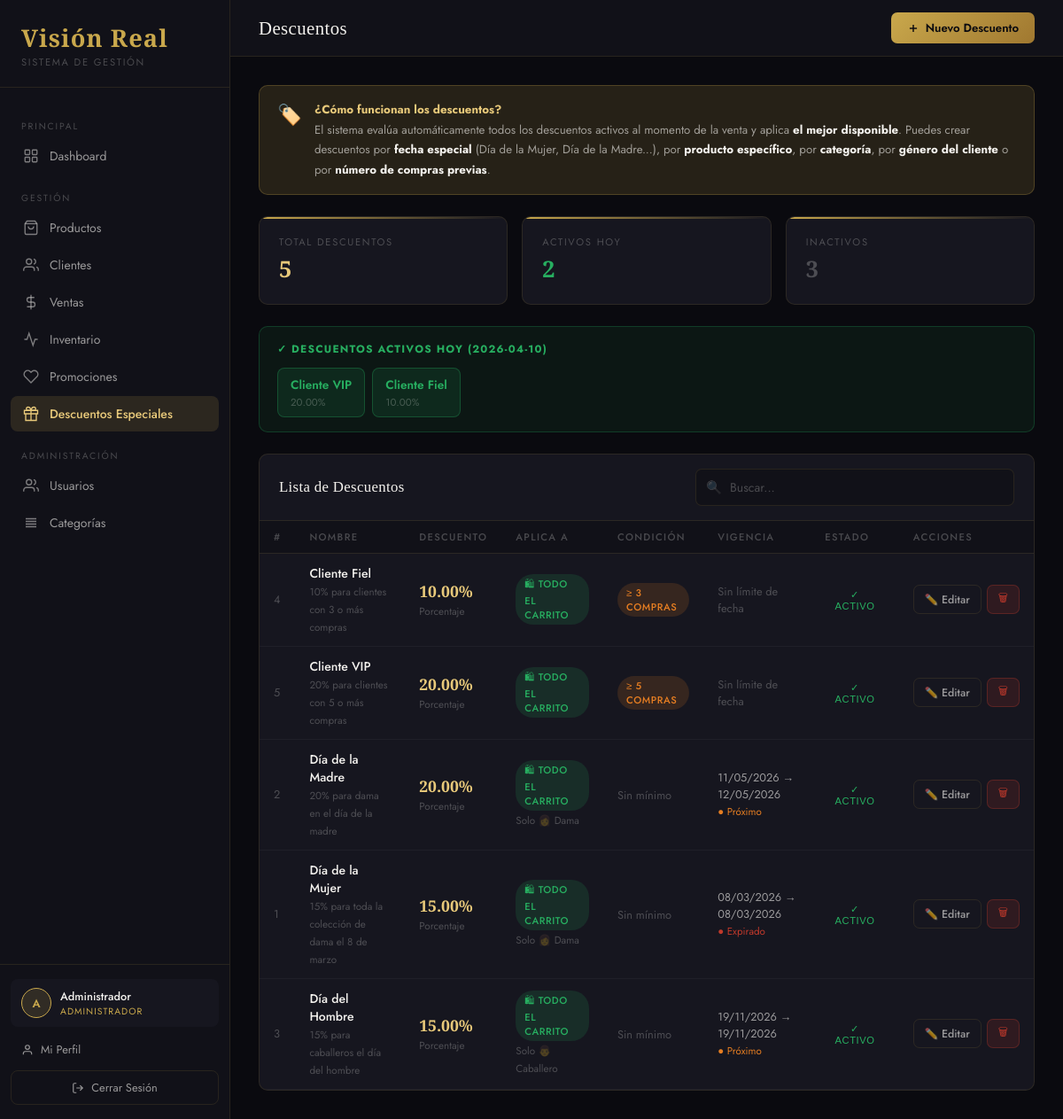
/views/descuentos.php (signed in), run on the app's committed database.
### tables this page shows
CREATE TABLE IF NOT EXISTS descuentos (
    id INT AUTO_INCREMENT PRIMARY KEY,
    nombre VARCHAR(200) NOT NULL,
    descripcion TEXT,
    tipo_descuento ENUM('porcentaje','monto_fijo') NOT NULL DEFAULT 'porcentaje',
    valor DECIMAL(10,2) NOT NULL,
    aplica_categoria_id INT NULL,
    aplica_producto_id  INT NULL,
    aplica_genero ENUM('dama','caballero','todos') DEFAULT 'todos',
    compras_minimas INT DEFAULT 0,
    fecha_inicio DATE NULL,
    fecha_fin    DATE NULL,
    activo TINYINT(1) DEFAULT 1,
    created_at TIMESTAMP DEFAULT CURRENT_TIMESTAMP,
    FOREIGN KEY (aplica_categoria_id) REFERENCES categorias(id) ON DELETE SET NULL,
    FOREIGN KEY (aplica_producto_id)  REFERENCES productos(id)  ON DELETE SET NULL
);

### config/database.php (called while the page is built, shortened)
<?php
class Database {
    private static $instance = null;
    private $connection;
    private function __construct() {
        $this->connection = new mysqli(DB_HOST, DB_USER, DB_PASS, DB_NAME);
        $this->connection->set_charset(DB_CHARSET);
    }
    public static function getInstance() {
        if (self::$instance === null) self::$instance = new Database();
        return self::$instance;
    }
    public function query($sql)     { return $this->connection->query($sql); }
    public function prepare($sql)   { return $this->connection->prepare($sql); }
}
?>

### models/Descuento.php (called while the page is built, shortened)
<?php
require_once __DIR__ . '/../config/database.php';
class Descuento {
    private $db;
    public function __construct() {
        $this->db = Database::getInstance();
        $this->inicializar();
    }
    private function inicializar() {
        $this->db->query("CREATE TABLE IF NOT EXISTS descuentos (
            id INT AUTO_INCREMENT PRIMARY KEY,
            nombre VARCHAR(200) NOT NULL,
            descripcion TEXT,
            tipo_descuento ENUM('porcentaje','monto_fijo') NOT NULL DEFAULT 'porcentaje',
            valor DECIMAL(10,2) NOT NULL,
            aplica_categoria_id INT NULL,
            aplica_producto_id  INT NULL,
            aplica_genero ENUM('dama','caballero','todos') DEFAULT 'todos',
            compras_minimas INT DEFAULT 0,
            fecha_inicio DATE NULL,
            fecha_fin    DATE NULL,
            activo TINYINT(1) DEFAULT 1,
            created_at TIMESTAMP DEFAULT CURRENT_TIMESTAMP
        ) ENGINE=InnoDB");
        $r = $this->db->query("SHOW COLUMNS FROM ventas LIKE 'descuento_id'");
    }
    public function getAll() {
        $r = $this->db->query("SELECT d.*, c.nombre as cat_nombre, p.nombre as prod_nombre
            FROM descuentos d
            LEFT JOIN categorias c ON d.aplica_categoria_id=c.id
            LEFT JOIN productos  p ON d.aplica_producto_id=p.id
            ORDER BY d.activo DESC, d.nombre");
        $a=[]; while($row=$r->fetch_assoc()) $a[]=$row; return $a;
    }
    public function getActivos() {
        $hoy = date('Y-m-d');
        $s = $this->db->prepare(
            "SELECT d.*, c.nombre as cat_nombre, p.nombre as prod_nombre
            FROM descuentos d
            LEFT JOIN categorias c ON d.aplica_categoria_id=c.id
            LEFT JOIN productos  p ON d.aplica_producto_id=p.id
            WHERE d.activo=1
              AND (d.fecha_inicio IS NULL OR d.fecha_inicio<=?)
              AND (d.fecha_fin   IS NULL OR d.fecha_fin  >=?)
            ORDER BY d.valor DESC"
        );
        $s->bind_param("ss", $hoy, $hoy);
        $s->execute();
        $r = $s->get_result();
        $a=[]; while($row=$r->fetch_assoc()) $a[]=$row; return $a;
    }
}
?>

### views/descuentos.php (the view, shortened to what this page needs)
<?php
require_once __DIR__ . '/../models/Descuento.php';
$dm = new Descuento();
$descuentos = $dm->getAll();
$activos    = $dm->getActivos();
$hoy        = date('Y-m-d');
include __DIR__ . '/partials/head.php';
?>
<div class="layout">
<?php include __DIR__ . '/partials/sidebar.php'; ?>
<div class="main">
  <header class="topbar">
    <div class="topbar-left">
      <h1 class="page-title">Descuentos</h1>
    </div>
    <div class="topbar-right">
      <button class="btn btn-primary" onclick="abrirNuevo()">
        <svg width="14" height="14" viewBox="0 0 24 24" fill="none" stroke="currentColor" stroke-width="2.5"><line x1="12" y1="5" x2="12" y2="19"/><line x1="5" y1="12" x2="19" y2="12"/></svg>
        Nuevo Descuento
      </button>
    </div>
  </header>
  <div class="content">
    <div style="background:var(--gold-dim);border:1px solid rgba(201,168,76,0.25);border-radius:10px;padding:16px 20px;margin-bottom:24px;display:flex;gap:14px;align-items:flex-start">
      <span style="font-size:1.4rem">🏷️</span>
      <div style="font-size:.83rem;color:var(--white-dim);line-height:1.7">
        <strong style="color:var(--gold-light)">¿Cómo funcionan los descuentos?</strong><br>
        El sistema evalúa automáticamente todos los descuentos activos al momento de la venta y aplica <strong style="color:var(--white)">el mejor disponible</strong>.
        Puedes crear descuentos por <strong style="color:var(--white)">fecha especial</strong> (Día de la Mujer, Día de la Madre...),
        por <strong style="color:var(--white)">producto específico</strong>, por <strong style="color:var(--white)">categoría</strong>,
        por <strong style="color:var(--white)">género del cliente</strong> o por <strong style="color:var(--white)">número de compras previas</strong>.
      </div>
    </div>
    <div class="stats-grid" style="grid-template-columns:repeat(3,1fr);margin-bottom:24px">
      <div class="stat-card"><div class="stat-label">Total Descuentos</div><div class="stat-value" style="font-size:1.6rem"><?=count($descuentos)?></div></div>
      <div class="stat-card"><div class="stat-label">Activos Hoy</div><div class="stat-value" style="font-size:1.6rem;color:var(--success)"><?=count($activos)?></div></div>
      <div class="stat-card"><div class="stat-label">Inactivos</div><div class="stat-value" style="font-size:1.6rem;color:var(--white-muted)"><?=count($descuentos)-count($activos)?></div></div>
    </div>
    <?php if(!empty($activos)): ?>
    <div style="background:rgba(39,174,96,0.08);border:1px solid rgba(39,174,96,0.25);border-radius:10px;padding:16px 20px;margin-bottom:24px">
      <div style="font-size:.75rem;text-transform:uppercase;letter-spacing:.1em;color:var(--success);font-weight:700;margin-bottom:12px">✓ Descuentos activos hoy (<?=$hoy?>)</div>
      <div style="display:flex;flex-wrap:wrap;gap:8px">
        <?php foreach($activos as $a): ?>
        <div style="background:rgba(39,174,96,0.12);border:1px solid rgba(39,174,96,0.3);border-radius:8px;padding:8px 14px">
          <div style="font-size:.85rem;font-weight:600;color:var(--success)"><?=htmlspecialchars($a['nombre'])?></div>
          <div style="font-size:.72rem;color:var(--white-muted);margin-top:2px">
            <?=$a['tipo_descuento']==='porcentaje'?$a['valor'].'%':'$'.number_format($a['valor'],0,',','.')?>
          </div>
        </div>
        <?php endforeach; ?>
      </div>
    </div>
    <?php endif; ?>
    <div class="card">
      <div class="card-header">
        <span class="card-title">Lista de Descuentos</span>
        <div class="search-input-wrap"><span class="search-icon">🔍</span><input type="text" id="buscador" placeholder="Buscar..." oninput="filtrar(this.value)"></div>
      </div>
      <div class="table-wrap">
        <table id="tbl">
          <thead>
            <tr><th>#</th><th>Nombre</th><th>Descuento</th><th>Aplica a</th><th>Condición</th><th>Vigencia</th><th>Estado</th><th>Acciones</th></tr>
          </thead>
          <tbody>
            <?php if(empty($descuentos)): ?>
            <tr><td colspan="8" class="table-empty">No hay descuentos creados</td></tr>
            <?php else: foreach($descuentos as $d):
              $vigente = $d['activo'] &&
                ($d['fecha_inicio']===null || $d['fecha_inicio']<=$hoy) &&
                ($d['fecha_fin']===null   || $d['fecha_fin']>=$hoy);
            ?>
            <tr>
              <td style="color:var(--white-muted);font-size:.8rem"><?=$d['id']?></td>
              <td>
                <strong><?=htmlspecialchars($d['nombre'])?></strong>
                <?php if($d['descripcion']): ?>
                <br><small style="color:var(--white-muted)"><?=htmlspecialchars(substr($d['descripcion'],0,50))?></small>
                <?php endif;?>
              </td>
              <td>
                <span style="font-family:var(--font-display);font-size:1.1rem;font-weight:700;color:var(--gold-light)">
                  <?=$d['tipo_descuento']==='porcentaje'?$d['valor'].'%':'$'.number_format($d['valor'],0,',','.')?>
                </span>
                <br><small style="color:var(--white-muted)"><?=$d['tipo_descuento']==='porcentaje'?'Porcentaje':'Monto fijo'?></small>
              </td>
              <td>
                <?php if($d['prod_nombre']): ?>
                  <span class="badge badge-info">📦 <?=htmlspecialchars($d['prod_nombre'])?></span>
                <?php elseif($d['cat_nombre']): ?>
                  <span class="badge badge-info">🏷 <?=htmlspecialchars($d['cat_nombre'])?></span>
                <?php else: ?>
                  <span class="badge badge-success">🛍 Todo el carrito</span>
                <?php endif;?>
                <?php if($d['aplica_genero']!=='todos'): ?>
                  <br><small style="color:var(--white-muted)">Solo <?=$d['aplica_genero']==='dama'?'👩 Dama':'👨 Caballero'?></small>
                <?php endif;?>
              </td>
              <td>
                <?php if($d['compras_minimas']>0): ?>
                  <span class="badge badge-warning">≥ <?=$d['compras_minimas']?> compras</span>
                <?php else: ?>
                  <span style="color:var(--white-muted);font-size:.8rem">Sin mínimo</span>
                <?php endif;?>
              </td>
              <td style="font-size:.8rem">
                <?php if($d['fecha_inicio']||$d['fecha_fin']): ?>
                  <?=($d['fecha_inicio']?date('d/m/Y',strtotime($d['fecha_inicio'])):'∞')?> →
                  <?=($d['fecha_fin']?date('d/m/Y',strtotime($d['fecha_fin'])):'∞')?>
                  <?php if($vigente&&$d['fecha_inicio']&&$d['fecha_fin']): ?>
                    <br><span style="color:var(--success);font-size:.72rem">● Vigente hoy</span>
                  <?php elseif($d['fecha_fin']&&$d['fecha_fin']<$hoy): ?>
                    <br><span style="color:var(--danger);font-size:.72rem">● Expirado</span>
                  <?php elseif($d['fecha_inicio']&&$d['fecha_inicio']>$hoy): ?>
                    <br><span style="color:var(--warning);font-size:.72rem">● Próximo</span>
                  <?php endif;?>
                <?php else: ?>
                  <span style="color:var(--white-muted)">Sin límite de fecha</span>
                <?php endif;?>
              </td>
              <td>
                <form method="POST" style="display:inline">
                  <button type="submit" class="badge <?=$d['activo']?'badge-success':'badge-danger'?>" style="cursor:pointer;border:none;background:inherit;padding:4px 10px">
                    <?=$d['activo']?'✓ Activo':'✕ Inactivo'?>
                  </button>
                </form>
              </td>
              <td>
                <div style="display:flex;gap:6px">
                  <button class="btn btn-outline btn-sm" onclick="abrirEditar(this)">✏️ Editar</button>
                  <button class="btn btn-danger btn-sm" onclick="borrar(this)">🗑</button>
                </div>
              </td>
            </tr>
            <?php endforeach; endif; ?>
          </tbody>
        </table>
      </div>
    </div>
  </div>
</div>
</div>
</body>
</html>

### data on the page
descuentos: nombre "Cliente VIP", valor "20.00", id "5", descripcion "20% para clientes con 5 o más compras", tipo_descuento "Porcentaje", compras_minimas "5", shows "Sin límite de fecha", activo "✓ ACTIVO"
descuentos: nombre "Cliente Fiel", valor "10.00", id "4", descripcion "10% para clientes con 3 o más compras", tipo_descuento "Porcentaje", compras_minimas "3", shows "Sin límite de fecha", activo "✓ ACTIVO"
descuentos: id "2", nombre "Día de la Madre", descripcion "20% para dama en el día de la madre", valor "20.00", tipo_descuento "Porcentaje", aplica_genero "Solo", compras_minimas "Sin mínimo", fecha_inicio "11/05/2026", fecha_fin "12/05/2026", activo "● Próximo"
descuentos: id "1", nombre "Día de la Mujer", descripcion "15% para toda la colección de dama el 8 de marzo", valor "15.00", tipo_descuento "Porcentaje", aplica_genero "Solo", compras_minimas "Sin mínimo", fecha_inicio "08/03/2026", fecha_fin "08/03/2026", activo "● Expirado"
descuentos: id "3", nombre "Día del Hombre", descripcion "15% para caballeros el día del hombre", valor "15.00", tipo_descuento "Porcentaje", aplica_genero "Solo", compras_minimas "Sin mínimo", fecha_inicio "19/11/2026", fecha_fin "19/11/2026", activo "● Próximo"

### other printed values
$ini "A"
$user['nombre'] "Administrador"
$user['rol'] "ADMINISTRADOR"
count($descuentos) "5"
count($activos) "2"
count($descuentos)-count($activos) "3"
